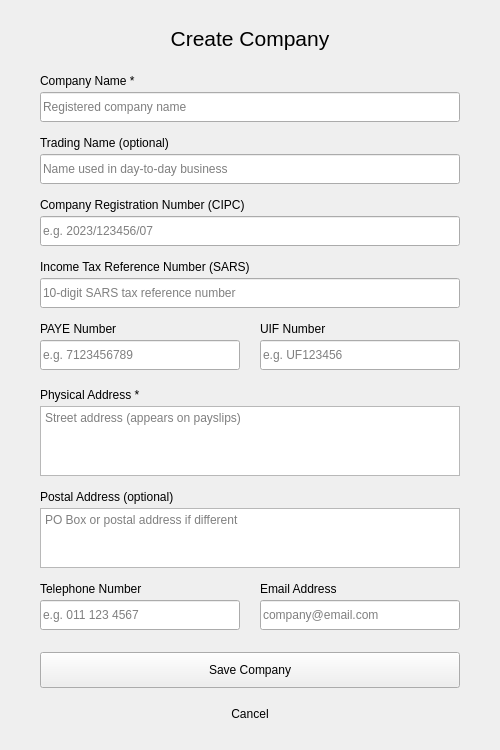
<?xml version="1.0" encoding="UTF-8"?>
<ui version="4.0">
 <class>CreateCompany</class>
 <widget class="QWidget" name="CreateCompany">
  <property name="geometry">
   <rect>
    <x>0</x>
    <y>0</y>
    <width>500</width>
    <height>750</height>
   </rect>
  </property>
  <property name="windowTitle">
   <string notr="true">Payroll App by Barry Prinsloo — Create Company</string>
  </property>
  <widget class="QLabel" name="lblTitle">
   <property name="geometry">
    <rect>
     <x>40</x>
     <y>20</y>
     <width>420</width>
     <height>36</height>
    </rect>
   </property>
   <property name="font">
    <font>
     <pointsize>16</pointsize>
    </font>
   </property>
   <property name="autoFillBackground">
    <bool>true</bool>
   </property>
   <property name="frameShape">
    <enum>QFrame::Shape::NoFrame</enum>
   </property>
   <property name="frameShadow">
    <enum>QFrame::Shadow::Raised</enum>
   </property>
   <property name="text">
    <string>Create Company</string>
   </property>
   <property name="alignment">
    <set>Qt::AlignmentFlag::AlignCenter</set>
   </property>
  </widget>
  <widget class="QLabel" name="lblName">
   <property name="geometry">
    <rect>
     <x>40</x>
     <y>72</y>
     <width>200</width>
     <height>18</height>
    </rect>
   </property>
   <property name="text">
    <string>Company Name *</string>
   </property>
  </widget>
  <widget class="QLineEdit" name="txtName">
   <property name="geometry">
    <rect>
     <x>40</x>
     <y>92</y>
     <width>420</width>
     <height>30</height>
    </rect>
   </property>
   <property name="text">
    <string/>
   </property>
   <property name="placeholderText">
    <string>Registered company name</string>
   </property>
  </widget>
  <widget class="QLabel" name="lblTradingName">
   <property name="geometry">
    <rect>
     <x>40</x>
     <y>134</y>
     <width>220</width>
     <height>18</height>
    </rect>
   </property>
   <property name="text">
    <string>Trading Name (optional)</string>
   </property>
  </widget>
  <widget class="QLineEdit" name="txtTradingName">
   <property name="geometry">
    <rect>
     <x>40</x>
     <y>154</y>
     <width>420</width>
     <height>30</height>
    </rect>
   </property>
   <property name="text">
    <string/>
   </property>
   <property name="placeholderText">
    <string>Name used in day-to-day business</string>
   </property>
  </widget>
  <widget class="QLabel" name="lblRegNumber">
   <property name="geometry">
    <rect>
     <x>40</x>
     <y>196</y>
     <width>300</width>
     <height>18</height>
    </rect>
   </property>
   <property name="text">
    <string>Company Registration Number (CIPC)</string>
   </property>
  </widget>
  <widget class="QLineEdit" name="txtRegNumber">
   <property name="geometry">
    <rect>
     <x>40</x>
     <y>216</y>
     <width>420</width>
     <height>30</height>
    </rect>
   </property>
   <property name="text">
    <string/>
   </property>
   <property name="placeholderText">
    <string>e.g. 2023/123456/07</string>
   </property>
  </widget>
  <widget class="QLabel" name="lblTaxNumber">
   <property name="geometry">
    <rect>
     <x>40</x>
     <y>258</y>
     <width>320</width>
     <height>18</height>
    </rect>
   </property>
   <property name="text">
    <string>Income Tax Reference Number (SARS)</string>
   </property>
  </widget>
  <widget class="QLineEdit" name="txtTaxNumber">
   <property name="geometry">
    <rect>
     <x>40</x>
     <y>278</y>
     <width>420</width>
     <height>30</height>
    </rect>
   </property>
   <property name="text">
    <string/>
   </property>
   <property name="placeholderText">
    <string>10-digit SARS tax reference number</string>
   </property>
  </widget>
  <widget class="QLabel" name="lblPaye">
   <property name="geometry">
    <rect>
     <x>40</x>
     <y>320</y>
     <width>190</width>
     <height>18</height>
    </rect>
   </property>
   <property name="text">
    <string>PAYE Number</string>
   </property>
  </widget>
  <widget class="QLabel" name="lblUif">
   <property name="geometry">
    <rect>
     <x>260</x>
     <y>320</y>
     <width>190</width>
     <height>18</height>
    </rect>
   </property>
   <property name="text">
    <string>UIF Number</string>
   </property>
  </widget>
  <widget class="QLineEdit" name="txtPaye">
   <property name="geometry">
    <rect>
     <x>40</x>
     <y>340</y>
     <width>200</width>
     <height>30</height>
    </rect>
   </property>
   <property name="text">
    <string/>
   </property>
   <property name="placeholderText">
    <string>e.g. 7123456789</string>
   </property>
  </widget>
  <widget class="QLineEdit" name="txtUif">
   <property name="geometry">
    <rect>
     <x>260</x>
     <y>340</y>
     <width>200</width>
     <height>30</height>
    </rect>
   </property>
   <property name="text">
    <string/>
   </property>
   <property name="placeholderText">
    <string>e.g. UF123456</string>
   </property>
  </widget>
  <widget class="QLabel" name="lblPhysical">
   <property name="geometry">
    <rect>
     <x>40</x>
     <y>386</y>
     <width>240</width>
     <height>18</height>
    </rect>
   </property>
   <property name="text">
    <string>Physical Address *</string>
   </property>
  </widget>
  <widget class="QPlainTextEdit" name="txtPhysical">
   <property name="geometry">
    <rect>
     <x>40</x>
     <y>406</y>
     <width>420</width>
     <height>70</height>
    </rect>
   </property>
   <property name="placeholderText">
    <string>Street address (appears on payslips)</string>
   </property>
  </widget>
  <widget class="QLabel" name="lblPostal">
   <property name="geometry">
    <rect>
     <x>40</x>
     <y>488</y>
     <width>220</width>
     <height>18</height>
    </rect>
   </property>
   <property name="text">
    <string>Postal Address (optional)</string>
   </property>
  </widget>
  <widget class="QPlainTextEdit" name="txtPostal">
   <property name="geometry">
    <rect>
     <x>40</x>
     <y>508</y>
     <width>420</width>
     <height>60</height>
    </rect>
   </property>
   <property name="placeholderText">
    <string>PO Box or postal address if different</string>
   </property>
  </widget>
  <widget class="QLabel" name="lblPhone">
   <property name="geometry">
    <rect>
     <x>40</x>
     <y>580</y>
     <width>120</width>
     <height>18</height>
    </rect>
   </property>
   <property name="text">
    <string>Telephone Number</string>
   </property>
  </widget>
  <widget class="QLabel" name="lblEmail">
   <property name="geometry">
    <rect>
     <x>260</x>
     <y>580</y>
     <width>100</width>
     <height>18</height>
    </rect>
   </property>
   <property name="text">
    <string>Email Address</string>
   </property>
  </widget>
  <widget class="QLineEdit" name="txtPhone">
   <property name="geometry">
    <rect>
     <x>40</x>
     <y>600</y>
     <width>200</width>
     <height>30</height>
    </rect>
   </property>
   <property name="text">
    <string/>
   </property>
   <property name="placeholderText">
    <string>e.g. 011 123 4567</string>
   </property>
  </widget>
  <widget class="QLineEdit" name="txtEmail">
   <property name="geometry">
    <rect>
     <x>260</x>
     <y>600</y>
     <width>200</width>
     <height>30</height>
    </rect>
   </property>
   <property name="text">
    <string/>
   </property>
   <property name="placeholderText">
    <string>company@email.com</string>
   </property>
  </widget>
  <widget class="QPushButton" name="btnSave">
   <property name="geometry">
    <rect>
     <x>40</x>
     <y>652</y>
     <width>420</width>
     <height>36</height>
    </rect>
   </property>
   <property name="text">
    <string>Save Company</string>
   </property>
  </widget>
  <widget class="QPushButton" name="btnCancel">
   <property name="geometry">
    <rect>
     <x>40</x>
     <y>696</y>
     <width>420</width>
     <height>36</height>
    </rect>
   </property>
   <property name="text">
    <string>Cancel</string>
   </property>
   <property name="flat">
    <bool>true</bool>
   </property>
  </widget>
 </widget>
 <resources/>
 <connections/>
</ui>
